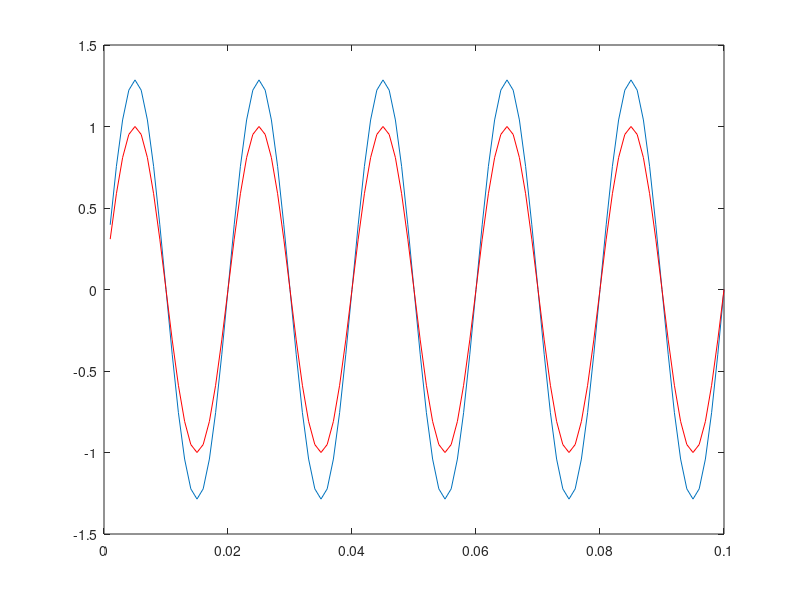

Write MATLAB code to recreate this figure.
Fs = 1000;            % Sampling frequency
T = 1/Fs;             % Sampling period
L = 100;             % Length of signal
t = (1:L)*T;        % Time vector
tau = 400;
alpha = 0.2;


% Form a signal containing a 50 Hz sinusoid of amplitude 0.7...  
e = sin(2*pi*50*t) ;

%plot(1000*t(1:50),e(1:50))

% and a 50 Hz sinusoid 
s_tau =  alpha * sin(2*pi*50*(t-tau)) ;

% Corrupt the signal with zero-mean white noise with a variance of 4.
%X = S + 2*randn(size(t));

r = s_tau + e;

%plot(t, e, 'b');
%hold on ;
%plot(t, s_tau, 'r');


R = fft(r);
 
H = 1 + alpha * exp(-2 * i *  pi * (1./(t) * tau));
%H_1 = (1 ./ abs(H)) .* exp(-i.*arg(H));






%plot(t, ifft(R.*H_1));
plot(t, ifft(R./H));
hold on;
plot(t, e, 'r');


